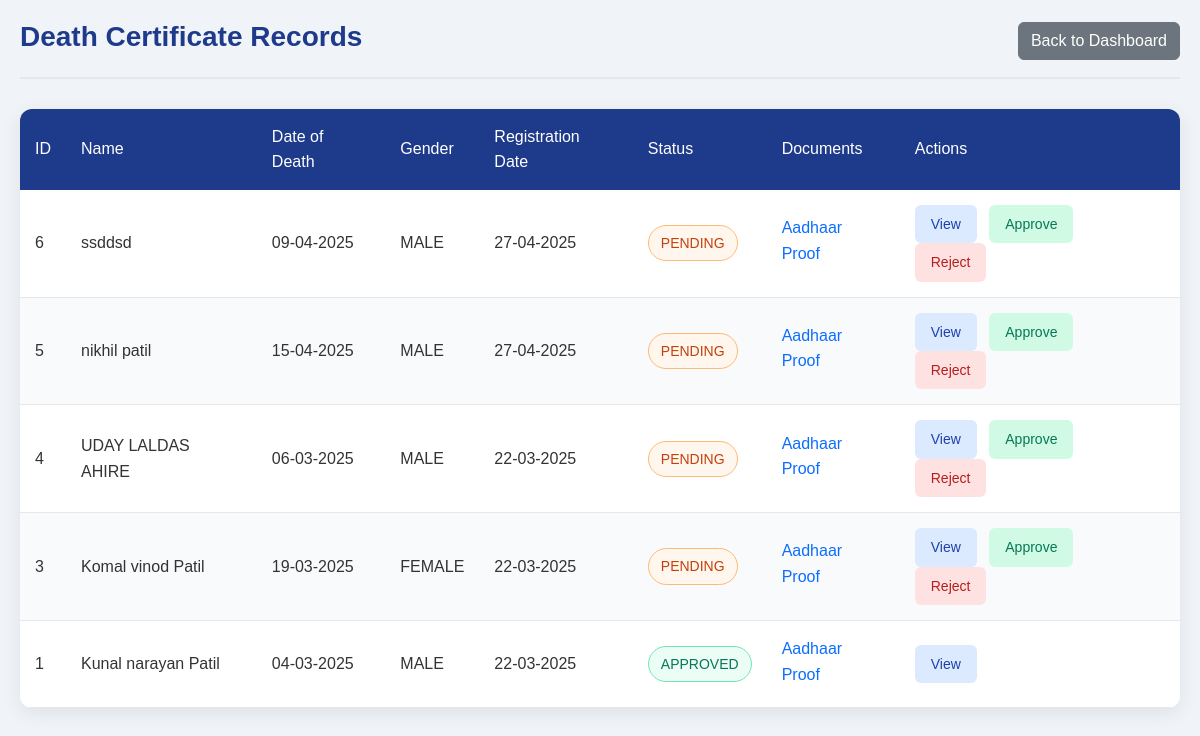
Page /villager/Certificate/view_death.php on the committed database.
### tables this page shows
CREATE TABLE `death_certificate` (
  `id` int(11) NOT NULL,
  `certificate_number` varchar(20) NOT NULL,
  `name_of_deceased` varchar(255) NOT NULL,
  `gender` enum('MALE','FEMALE') NOT NULL,
  `birth_date` date NOT NULL,
  `age` int(11) NOT NULL CHECK (`age` >= 0 and `age` <= 150),
  `aadhaar_number` varchar(12) NOT NULL,
  `aadhaar_document` varchar(255) NOT NULL,
  `date_of_death` date NOT NULL,
  `place_of_death` varchar(255) NOT NULL,
  `address` text NOT NULL,
  `registration_date` date NOT NULL,
  `villager_email` varchar(255) DEFAULT NULL,
  `created_at` timestamp NOT NULL DEFAULT current_timestamp(),
  `status` varchar(20) DEFAULT 'PENDING',
  `remarks` text DEFAULT NULL,
  `updated_at` datetime DEFAULT NULL
);

### villager/Certificate/view_death.php (the view, shortened to what this page needs)
<?php
$servername = "localhost";
$username = "root";
$password = "";
$dbname = "kusumba_db";
$conn = new mysqli($servername, $username, $password, $dbname);
$sql = "SELECT * FROM death_certificate ORDER BY created_at DESC";
$result = $conn->query($sql);
?>
<!DOCTYPE html>
<html lang="en">
<head>
    <link href="https://cdn.jsdelivr.net/npm/bootstrap@5.3.0/dist/css/bootstrap.min.css" rel="stylesheet">
    <link rel="stylesheet" href="../assets/css/view_death.css">
</head>
<body>
    <div class="container">
        <div class="header">
            <h1 class="page-title">Death Certificate Records</h1>
            <div class="d-flex gap-2">
                <a href="../../Admin/Clerk/clerk_dashboard.php" class="btn btn-secondary">
                    <i class="bi bi-arrow-left"></i> Back to Dashboard
                </a>
            </div>
        </div>
        <table class="records-table">
            <thead>
                <tr>
                    <th>ID</th>
                    <th>Name</th>
                    <th>Date of Death</th>
                    <th>Gender</th>
                    <th>Registration Date</th>
                    <th>Status</th>
                    <th>Documents</th>
                    <th>Actions</th>
                </tr>
            </thead>
            <tbody>
                <?php
                if ($result->num_rows > 0) {
                    while ($row = $result->fetch_assoc()) {
                        $status = $row['status'] ?? 'PENDING';
                        $statusClass = '';
                        switch ($status) {
                            case 'APPROVED':
                                $statusClass = 'status-approved';
                                break;
                            default:
                                $statusClass = 'status-pending';
                                break;
                        }
                        ?>
                        <tr>
                            <td><?php echo $row['id']; ?></td>
                            <td><?php echo htmlspecialchars($row['name_of_deceased']); ?></td>
                            <td><?php echo date('d-m-Y', strtotime($row['date_of_death'])); ?></td>
                            <td><?php echo htmlspecialchars($row['gender']); ?></td>
                            <td><?php echo date('d-m-Y', strtotime($row['registration_date'])); ?></td>
                            <td><span class="status-badge <?php echo $statusClass; ?>"><?php echo $status; ?></span></td>
                            <td>
                                <?php if (!empty($row['aadhaar_document'])): ?>
                                    <div class="document-preview">
                                        <a href="#" class="preview-link"
                                            onclick="viewDocument('../uploads/death_certificate/<?php echo $row['aadhaar_document']; ?>', 'Next of Death Aadhaar')">
                                            Aadhaar Proof
                                        </a>
                                    </div>
                                <?php endif; ?>
                            </td>
                            <td>
                                <button class="action-btn view-btn"
                                    onclick="viewDetails(<?php echo $row['id']; ?>)">View</button>
                                <?php if ($status !== 'APPROVED' && $status !== 'REJECTED'): ?>
                                    <button class="action-btn approve-btn"
                                        onclick="showStatusModal(<?php echo $row['id']; ?>, 'APPROVED')">Approve</button>
                                    <button class="action-btn reject-btn"
                                        onclick="showStatusModal(<?php echo $row['id']; ?>, 'REJECTED')">Reject</button>
                                <?php endif; ?>
                            </td>
                        </tr>
                        <?php
                    }
                } else {
                    echo '<tr><td colspan="8" style="text-align: center;">No records found</td></tr>';
                }
                ?>
            </tbody>
        </table>
    </div>
</body>
</html>

### villager/assets/css/view_death.css (style rules this page uses)
* { margin: 0; padding: 0; box-sizing: border-box; font-family: 'Poppins', sans-serif; }
body { background-color: #f0f4f8; color: #333; line-height: 1.6; }
.container { max-width: 1200px; margin: 0 auto; padding: 20px; }
.header { display: flex; justify-content: space-between; align-items: center; margin-bottom: 30px; padding-bottom: 15px; border-bottom: 2px solid #e5e7eb; }
.page-title { color: #1e3a8a; font-size: 28px; font-weight: 600; }
.records-table { width: 100%; background-color: #fff; border-radius: 12px; box-shadow: 0 5px 20px rgba(0, 0, 0, 0.08); border-collapse: collapse; overflow: hidden; margin-bottom: 30px; }
.records-table th { background-color: #1e3a8a; color: white; padding: 15px; text-align: left; font-weight: 500; }
.records-table tr:nth-child(even) { background-color: #f9fafb; }
.records-table td { padding: 15px; border-bottom: 1px solid #e5e7eb; }
.status-badge { padding: 6px 12px; border-radius: 50px; font-size: 14px; font-weight: 500; display: inline-block; text-align: center; }
.status-pending { background-color: #fff7ed; color: #c2410c; border: 1px solid #fdba74; }
.status-approved { background-color: #ecfdf5; color: #047857; border: 1px solid #6ee7b7; }
.action-btn { padding: 8px 16px; border-radius: 6px; font-size: 14px; font-weight: 500; border: none; cursor: pointer; transition: all 0.3s ease; margin-right: 8px; }
.view-btn { background-color: #dbeafe; color: #1e40af; }
.approve-btn { background-color: #d1fae5; color: #047857; }
.reject-btn { background-color: #fee2e2; color: #b91c1c; }
.document-preview { display: flex; align-items: center; gap: 10px; margin-bottom: 5px; }
.preview-link { display: flex; align-items: center; gap: 5px; text-decoration: none; color: #0d6efd; }

### rows in the picture
death_certificate: id "6", name_of_deceased "ssddsd", date_of_death "09-04-2025", gender "MALE", registration_date "27-04-2025", status "PENDING"
death_certificate: id "5", name_of_deceased "nikhil patil", date_of_death "15-04-2025", gender "MALE", registration_date "27-04-2025", status "PENDING"
death_certificate: id "4", name_of_deceased "UDAY LALDAS AHIRE", date_of_death "06-03-2025", gender "MALE", registration_date "22-03-2025", status "PENDING"
death_certificate: id "3", name_of_deceased "Komal vinod Patil", date_of_death "19-03-2025", gender "FEMALE", registration_date "22-03-2025", status "PENDING"
death_certificate: id "1", name_of_deceased "Kunal narayan Patil", date_of_death "04-03-2025", gender "MALE", registration_date "22-03-2025", status "APPROVED"
